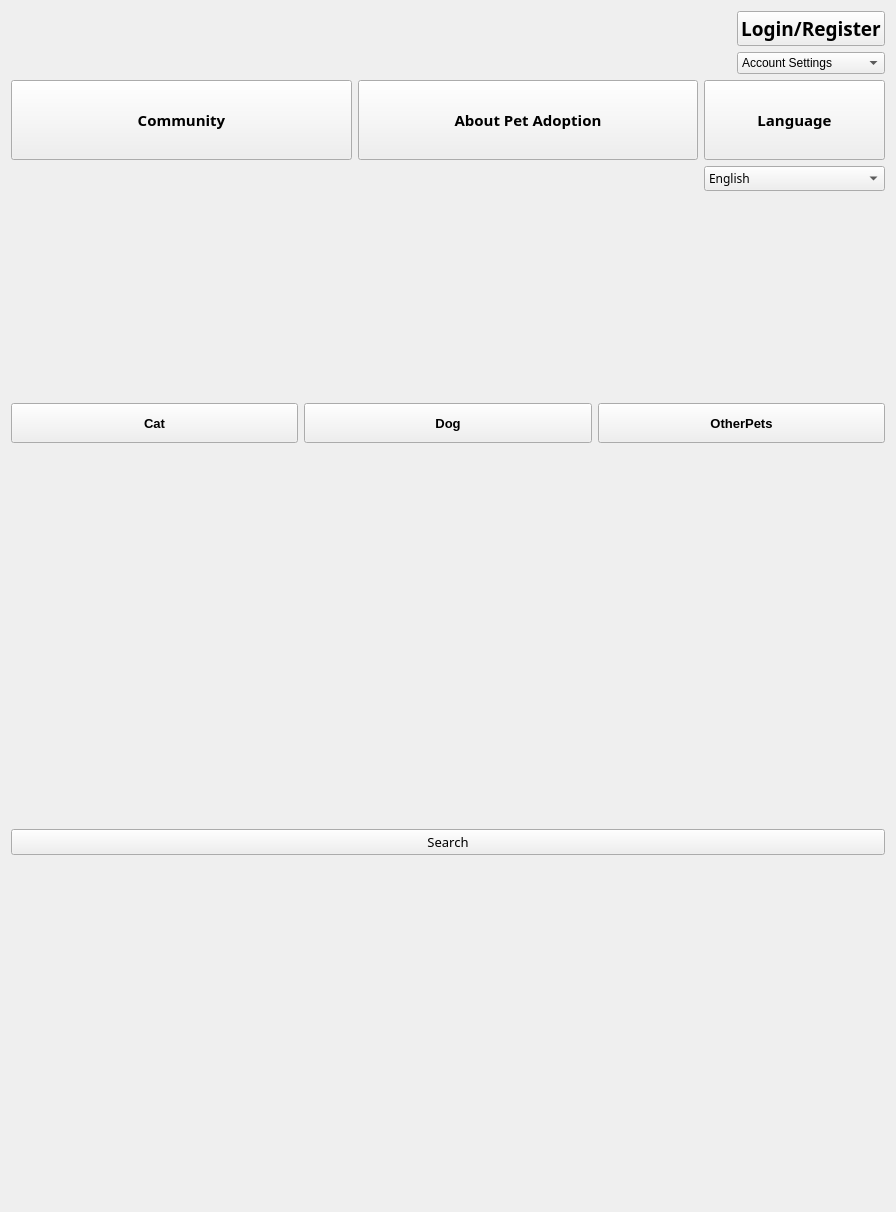
<?xml version="1.0" encoding="UTF-8"?>
<ui version="4.0">
 <class>NewMenu</class>
 <widget class="QWidget" name="NewMenu">
  <property name="geometry">
   <rect>
    <x>0</x>
    <y>0</y>
    <width>896</width>
    <height>1212</height>
   </rect>
  </property>
  <property name="windowTitle">
   <string>Form</string>
  </property>
  <layout class="QVBoxLayout" name="verticalLayout_7">
   <item>
    <layout class="QVBoxLayout" name="verticalLayout_5">
     <item>
      <layout class="QHBoxLayout" name="horizontalLayout">
       <item>
        <spacer name="horizontalSpacer_3">
         <property name="orientation">
          <enum>Qt::Horizontal</enum>
         </property>
         <property name="sizeHint" stdset="0">
          <size>
           <width>40</width>
           <height>20</height>
          </size>
         </property>
        </spacer>
       </item>
       <item>
        <spacer name="horizontalSpacer">
         <property name="orientation">
          <enum>Qt::Horizontal</enum>
         </property>
         <property name="sizeHint" stdset="0">
          <size>
           <width>40</width>
           <height>20</height>
          </size>
         </property>
        </spacer>
       </item>
       <item>
        <spacer name="horizontalSpacer_2">
         <property name="orientation">
          <enum>Qt::Horizontal</enum>
         </property>
         <property name="sizeHint" stdset="0">
          <size>
           <width>40</width>
           <height>20</height>
          </size>
         </property>
        </spacer>
       </item>
       <item>
        <spacer name="horizontalSpacer_6">
         <property name="orientation">
          <enum>Qt::Horizontal</enum>
         </property>
         <property name="sizeHint" stdset="0">
          <size>
           <width>40</width>
           <height>20</height>
          </size>
         </property>
        </spacer>
       </item>
       <item>
        <spacer name="horizontalSpacer_7">
         <property name="orientation">
          <enum>Qt::Horizontal</enum>
         </property>
         <property name="sizeHint" stdset="0">
          <size>
           <width>40</width>
           <height>20</height>
          </size>
         </property>
        </spacer>
       </item>
       <item>
        <spacer name="horizontalSpacer_8">
         <property name="orientation">
          <enum>Qt::Horizontal</enum>
         </property>
         <property name="sizeHint" stdset="0">
          <size>
           <width>40</width>
           <height>20</height>
          </size>
         </property>
        </spacer>
       </item>
       <item>
        <layout class="QVBoxLayout" name="verticalLayout"/>
       </item>
       <item>
        <layout class="QVBoxLayout" name="verticalLayout_4">
         <item>
          <widget class="QPushButton" name="pushButton_login_2">
           <property name="minimumSize">
            <size>
             <width>0</width>
             <height>30</height>
            </size>
           </property>
           <property name="font">
            <font>
             <family>Adobe Arabic</family>
             <pointsize>14</pointsize>
             <weight>75</weight>
             <bold>true</bold>
            </font>
           </property>
           <property name="text">
            <string>Login/Register</string>
           </property>
          </widget>
         </item>
         <item>
          <widget class="QComboBox" name="comboBox_afterlogin">
           <item>
            <property name="text">
             <string>Account Settings</string>
            </property>
           </item>
           <item>
            <property name="text">
             <string>Personal Information</string>
            </property>
           </item>
           <item>
            <property name="text">
             <string>My preference</string>
            </property>
           </item>
           <item>
            <property name="text">
             <string>My wish list</string>
            </property>
           </item>
           <item>
            <property name="text">
             <string>Sign out</string>
            </property>
           </item>
          </widget>
         </item>
        </layout>
       </item>
      </layout>
     </item>
     <item>
      <layout class="QHBoxLayout" name="horizontalLayout_4">
       <item>
        <widget class="QPushButton" name="pushButtonCommunity_4">
         <property name="sizePolicy">
          <sizepolicy hsizetype="MinimumExpanding" vsizetype="Fixed">
           <horstretch>0</horstretch>
           <verstretch>0</verstretch>
          </sizepolicy>
         </property>
         <property name="minimumSize">
          <size>
           <width>120</width>
           <height>80</height>
          </size>
         </property>
         <property name="font">
          <font>
           <family>Adobe Gothic Std</family>
           <pointsize>11</pointsize>
           <weight>75</weight>
           <bold>true</bold>
          </font>
         </property>
         <property name="text">
          <string>Community</string>
         </property>
        </widget>
       </item>
       <item>
        <widget class="QPushButton" name="pushButtonAbout_4">
         <property name="sizePolicy">
          <sizepolicy hsizetype="MinimumExpanding" vsizetype="Fixed">
           <horstretch>0</horstretch>
           <verstretch>0</verstretch>
          </sizepolicy>
         </property>
         <property name="minimumSize">
          <size>
           <width>330</width>
           <height>80</height>
          </size>
         </property>
         <property name="font">
          <font>
           <family>Adobe Gothic Std</family>
           <pointsize>11</pointsize>
           <weight>75</weight>
           <bold>true</bold>
          </font>
         </property>
         <property name="text">
          <string>About Pet Adoption</string>
         </property>
        </widget>
       </item>
       <item>
        <widget class="QPushButton" name="pushButtonLanguage">
         <property name="minimumSize">
          <size>
           <width>181</width>
           <height>80</height>
          </size>
         </property>
         <property name="font">
          <font>
           <family>Adobe Gothic Std</family>
           <pointsize>11</pointsize>
           <weight>75</weight>
           <bold>true</bold>
          </font>
         </property>
         <property name="text">
          <string>Language</string>
         </property>
        </widget>
       </item>
      </layout>
     </item>
     <item>
      <layout class="QHBoxLayout" name="horizontalLayout_3">
       <item>
        <spacer name="horizontalSpacer_9">
         <property name="orientation">
          <enum>Qt::Horizontal</enum>
         </property>
         <property name="sizeHint" stdset="0">
          <size>
           <width>40</width>
           <height>20</height>
          </size>
         </property>
        </spacer>
       </item>
       <item>
        <widget class="QComboBox" name="Language_5">
         <property name="sizePolicy">
          <sizepolicy hsizetype="Preferred" vsizetype="Fixed">
           <horstretch>0</horstretch>
           <verstretch>0</verstretch>
          </sizepolicy>
         </property>
         <property name="minimumSize">
          <size>
           <width>181</width>
           <height>0</height>
          </size>
         </property>
         <property name="maximumSize">
          <size>
           <width>181</width>
           <height>16777215</height>
          </size>
         </property>
         <property name="font">
          <font>
           <family>Agency FB</family>
           <weight>50</weight>
           <bold>false</bold>
          </font>
         </property>
         <item>
          <property name="text">
           <string>English</string>
          </property>
         </item>
         <item>
          <property name="text">
           <string>Spanish</string>
          </property>
         </item>
        </widget>
       </item>
      </layout>
     </item>
     <item>
      <layout class="QVBoxLayout" name="verticalLayout_3">
       <item>
        <widget class="QLabel" name="label_2">
         <property name="minimumSize">
          <size>
           <width>3</width>
           <height>200</height>
          </size>
         </property>
         <property name="maximumSize">
          <size>
           <width>16777215</width>
           <height>200</height>
          </size>
         </property>
         <property name="font">
          <font>
           <family>Adobe Caslon Pro</family>
           <pointsize>16</pointsize>
           <weight>75</weight>
           <bold>true</bold>
          </font>
         </property>
         <property name="text">
          <string/>
         </property>
        </widget>
       </item>
       <item>
        <layout class="QVBoxLayout" name="verticalLayout_2">
         <item>
          <layout class="QHBoxLayout" name="horizontalLayout_11">
           <item>
            <widget class="QPushButton" name="pushButtonCat">
             <property name="minimumSize">
              <size>
               <width>0</width>
               <height>40</height>
              </size>
             </property>
             <property name="font">
              <font>
               <family>Nirmala UI</family>
               <pointsize>10</pointsize>
               <weight>75</weight>
               <bold>true</bold>
              </font>
             </property>
             <property name="text">
              <string>Cat</string>
             </property>
            </widget>
           </item>
           <item>
            <widget class="QPushButton" name="pushButtonDog">
             <property name="minimumSize">
              <size>
               <width>0</width>
               <height>40</height>
              </size>
             </property>
             <property name="font">
              <font>
               <family>Nirmala UI</family>
               <pointsize>10</pointsize>
               <weight>75</weight>
               <bold>true</bold>
              </font>
             </property>
             <property name="text">
              <string>Dog</string>
             </property>
            </widget>
           </item>
           <item>
            <widget class="QPushButton" name="pushButtonOtherPets">
             <property name="minimumSize">
              <size>
               <width>0</width>
               <height>40</height>
              </size>
             </property>
             <property name="font">
              <font>
               <family>Nirmala UI</family>
               <pointsize>10</pointsize>
               <weight>75</weight>
               <bold>true</bold>
              </font>
             </property>
             <property name="text">
              <string>OtherPets</string>
             </property>
            </widget>
           </item>
          </layout>
         </item>
         <item>
          <layout class="QHBoxLayout" name="horizontalLayout_16"/>
         </item>
        </layout>
       </item>
      </layout>
     </item>
     <item>
      <layout class="QVBoxLayout" name="verticalLayout_6">
       <item>
        <layout class="QHBoxLayout" name="horizontalLayout_2">
         <item>
          <spacer name="horizontalSpacer_4">
           <property name="orientation">
            <enum>Qt::Horizontal</enum>
           </property>
           <property name="sizeHint" stdset="0">
            <size>
             <width>40</width>
             <height>20</height>
            </size>
           </property>
          </spacer>
         </item>
         <item>
          <widget class="QLabel" name="labelImage">
           <property name="minimumSize">
            <size>
             <width>0</width>
             <height>300</height>
            </size>
           </property>
           <property name="maximumSize">
            <size>
             <width>16777215</width>
             <height>300</height>
            </size>
           </property>
           <property name="autoFillBackground">
            <bool>false</bool>
           </property>
           <property name="text">
            <string/>
           </property>
           <property name="pixmap">
            <pixmap resource="../project/Resources.qrc">:/imgs/MainKitten3.jpg</pixmap>
           </property>
           <property name="scaledContents">
            <bool>true</bool>
           </property>
          </widget>
         </item>
         <item>
          <spacer name="horizontalSpacer_5">
           <property name="orientation">
            <enum>Qt::Horizontal</enum>
           </property>
           <property name="sizeHint" stdset="0">
            <size>
             <width>40</width>
             <height>20</height>
            </size>
           </property>
          </spacer>
         </item>
        </layout>
       </item>
       <item>
        <spacer name="verticalSpacer">
         <property name="orientation">
          <enum>Qt::Vertical</enum>
         </property>
         <property name="sizeHint" stdset="0">
          <size>
           <width>858</width>
           <height>13</height>
          </size>
         </property>
        </spacer>
       </item>
       <item>
        <widget class="QPushButton" name="pushButtonSearch">
         <property name="font">
          <font>
           <family>Viner Hand ITC</family>
           <pointsize>10</pointsize>
          </font>
         </property>
         <property name="text">
          <string>Search</string>
         </property>
        </widget>
       </item>
       <item>
        <widget class="QLabel" name="label_3">
         <property name="minimumSize">
          <size>
           <width>0</width>
           <height>340</height>
          </size>
         </property>
         <property name="text">
          <string/>
         </property>
        </widget>
       </item>
      </layout>
     </item>
    </layout>
   </item>
  </layout>
 </widget>
 <resources>
  <include location="../project/Resources.qrc"/>
 </resources>
 <connections/>
</ui>
